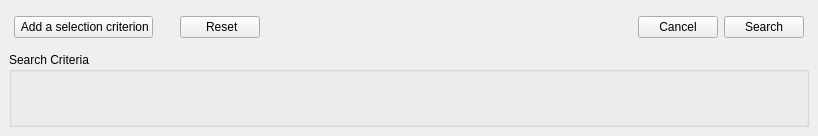
<ui version="4.0" >
 <class>AdvancedSearchDialog</class>
 <widget class="QWidget" name="AdvancedSearchDialog" >
  <property name="geometry" >
   <rect>
    <x>0</x>
    <y>0</y>
    <width>818</width>
    <height>136</height>
   </rect>
  </property>
  <property name="sizePolicy" >
   <sizepolicy vsizetype="MinimumExpanding" hsizetype="MinimumExpanding" >
    <horstretch>0</horstretch>
    <verstretch>0</verstretch>
   </sizepolicy>
  </property>
  <property name="minimumSize" >
   <size>
    <width>800</width>
    <height>130</height>
   </size>
  </property>
  <property name="sizeIncrement" >
   <size>
    <width>0</width>
    <height>0</height>
   </size>
  </property>
  <property name="windowTitle" >
   <string>RetrosShare: Advanced Search</string>
  </property>
  <property name="windowIcon" >
   <iconset resource="../images.qrc" >:/images/advsearch_24x24.png</iconset>
  </property>
  <layout class="QVBoxLayout" >
   <property name="spacing" >
    <number>6</number>
   </property>
   <property name="leftMargin" >
    <number>9</number>
   </property>
   <property name="topMargin" >
    <number>9</number>
   </property>
   <property name="rightMargin" >
    <number>9</number>
   </property>
   <property name="bottomMargin" >
    <number>9</number>
   </property>
   <item>
    <layout class="QHBoxLayout" >
     <property name="spacing" >
      <number>6</number>
     </property>
     <property name="leftMargin" >
      <number>5</number>
     </property>
     <property name="topMargin" >
      <number>5</number>
     </property>
     <property name="rightMargin" >
      <number>5</number>
     </property>
     <property name="bottomMargin" >
      <number>5</number>
     </property>
     <item>
      <widget class="QPushButton" name="addExprButton" >
       <property name="toolTip" >
        <string>Add a further search criterion.</string>
       </property>
       <property name="text" >
        <string> Add a selection criterion</string>
       </property>
       <property name="icon" >
        <iconset resource="../images.qrc" >:/images/add_24x24.png</iconset>
       </property>
       <property name="iconSize" >
        <size>
         <width>24</width>
         <height>24</height>
        </size>
       </property>
      </widget>
     </item>
     <item>
      <spacer>
       <property name="orientation" >
        <enum>Qt::Horizontal</enum>
       </property>
       <property name="sizeType" >
        <enum>QSizePolicy::Minimum</enum>
       </property>
       <property name="sizeHint" >
        <size>
         <width>21</width>
         <height>20</height>
        </size>
       </property>
      </spacer>
     </item>
     <item>
      <widget class="QPushButton" name="resetButton" >
       <property name="text" >
        <string> Reset</string>
       </property>
       <property name="icon" >
        <iconset resource="../images.qrc" >:/images/reset.png</iconset>
       </property>
       <property name="iconSize" >
        <size>
         <width>24</width>
         <height>24</height>
        </size>
       </property>
      </widget>
     </item>
     <item>
      <spacer>
       <property name="orientation" >
        <enum>Qt::Horizontal</enum>
       </property>
       <property name="sizeHint" >
        <size>
         <width>381</width>
         <height>27</height>
        </size>
       </property>
      </spacer>
     </item>
     <item>
      <widget class="QPushButton" name="cancelButton" >
       <property name="toolTip" >
        <string>Cancels the search.</string>
       </property>
       <property name="text" >
        <string>Cancel</string>
       </property>
      </widget>
     </item>
     <item>
      <widget class="QPushButton" name="executeButton" >
       <property name="toolTip" >
        <string>Perform the advanced search.</string>
       </property>
       <property name="text" >
        <string>Search</string>
       </property>
      </widget>
     </item>
    </layout>
   </item>
   <item>
    <widget class="QGroupBox" name="searchCriteriaBox" >
     <property name="sizePolicy" >
      <sizepolicy vsizetype="MinimumExpanding" hsizetype="MinimumExpanding" >
       <horstretch>1</horstretch>
       <verstretch>1</verstretch>
      </sizepolicy>
     </property>
     <property name="minimumSize" >
      <size>
       <width>800</width>
       <height>70</height>
      </size>
     </property>
     <property name="title" >
      <string>Search Criteria</string>
     </property>
     <property name="alignment" >
      <set>Qt::AlignJustify|Qt::AlignTop</set>
     </property>
     <layout class="QGridLayout" >
      <item row="0" column="0" >
       <widget class="QFrame" name="expressionsFrame" >
        <property name="sizePolicy" >
         <sizepolicy vsizetype="MinimumExpanding" hsizetype="MinimumExpanding" >
          <horstretch>1</horstretch>
          <verstretch>0</verstretch>
         </sizepolicy>
        </property>
        <property name="minimumSize" >
         <size>
          <width>600</width>
          <height>35</height>
         </size>
        </property>
        <property name="frameShape" >
         <enum>QFrame::NoFrame</enum>
        </property>
        <property name="frameShadow" >
         <enum>QFrame::Raised</enum>
        </property>
       </widget>
      </item>
     </layout>
    </widget>
   </item>
  </layout>
 </widget>
 <resources>
  <include location="../images.qrc" />
 </resources>
 <connections>
  <connection>
   <sender>cancelButton</sender>
   <signal>clicked()</signal>
   <receiver>AdvancedSearchDialog</receiver>
   <slot>close()</slot>
   <hints>
    <hint type="sourcelabel" >
     <x>481</x>
     <y>211</y>
    </hint>
    <hint type="destinationlabel" >
     <x>370</x>
     <y>5</y>
    </hint>
   </hints>
  </connection>
 </connections>
</ui>
